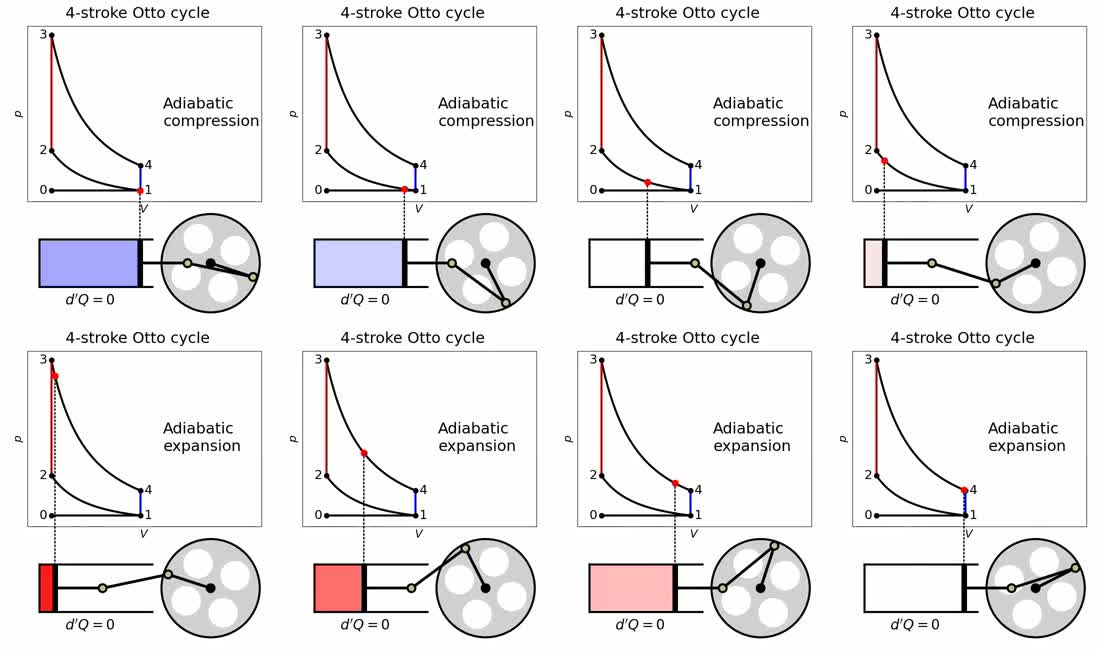
#> input picture .agents/tham-chieu/hoa-ly-dong-co-nhiet/01-nen-va-gian-doan-nhiet.jpg, 1100 x 650 px
$ python do_anh.py -i ../../.agents/tham-chieu/hoa-ly-dong-co-nhiet/01-nen-va-gian-doan-nhiet.jpg   (older library calls are emulated)
#> lines starting #> are read from the running program, lines starting #| are printed output that depends on the picture
#!/usr/bin/env python3
# -*- coding: utf-8 -*-
"""
Công cụ đo lường chất lượng hình ảnh đồ họa PBR (VERA Lab HD).
Tính toán:
- Độ sáng trung bình (Mean Luminance in [0, 1])
- % điểm cháy (Luminance > 0.98)
- % điểm đen (Luminance < 0.03)
- Độ bão hòa trung bình (Mean Saturation in [0, 1])
- % điểm rực (S > 0.6 và V > 0.5)
- Độ nét (Phương sai Laplacian)
- Mức quầng quanh cạnh (Edge halo overshoot metric)
- % điểm màu hồng tím vật liệu lỗi (Magenta missing shader)
"""

import os
import sys
import json
import argparse
import numpy as np
import cv2

REGIONS = {
    "toan_anh": (0.0, 0.0, 1.0, 1.0),
    "trung_tam": (0.25, 0.25, 0.75, 0.75),
    "nua_tren": (0.0, 0.0, 1.0, 0.5),
    "nua_duoi": (0.0, 0.5, 1.0, 1.0),
    "nua_trai": (0.0, 0.0, 0.5, 1.0),
    "nua_phai": (0.5, 0.0, 1.0, 1.0)
}

def analyze_crop(bgr_crop):
    h, w = bgr_crop.shape[:2]
    total_pixels = h * w
    if total_pixels == 0:
        return {}

    rgb = cv2.cvtColor(bgr_crop, cv2.COLOR_BGR2RGB)
    gray = cv2.cvtColor(bgr_crop, cv2.COLOR_BGR2GRAY)

    # 1. Luminance [0, 1]
    lum = (0.2126 * rgb[:, :, 0] + 0.7152 * rgb[:, :, 1] + 0.0722 * rgb[:, :, 2]) / 255.0
    mean_lum = float(np.mean(lum))
    pct_chay = float(np.mean(lum > 0.98) * 100.0)
    pct_den = float(np.mean(lum < 0.03) * 100.0)

    # 2. HSV: Saturation & Value [0, 1], Hue [0, 360]
    hsv = cv2.cvtColor(bgr_crop, cv2.COLOR_BGR2HSV)
    hue = hsv[:, :, 0].astype(np.float32) * 2.0  # 0..360
    sat = hsv[:, :, 1].astype(np.float32) / 255.0  # 0..1
    val = hsv[:, :, 2].astype(np.float32) / 255.0  # 0..1

    mean_sat = float(np.mean(sat))
    # Điểm rực: S > 0.6 và V > 0.5
    pct_ruc = float(np.mean((sat > 0.6) & (val > 0.5)) * 100.0)

    # 3. Độ nét: Phương sai Laplacian
    laplacian_var = float(cv2.Laplacian(gray, cv2.CV_64F).var())

    # 4. Mức quầng quanh cạnh (Edge halo overshoot metric)
    # Tìm cạnh sắc nét bằng Canny
    edges = cv2.Canny(gray, 60, 160)
    if np.count_nonzero(edges) > 50:
        kernel3 = np.ones((3, 3), np.uint8)
        dilated_edge = cv2.dilate(edges, kernel3, iterations=1)
        halo_zone = cv2.dilate(dilated_edge, kernel3, iterations=2) - dilated_edge
        # Đo cường độ biến thiên / vọt lố trong vùng quầng
        lap = np.abs(cv2.Laplacian(gray.astype(np.float32), cv2.CV_32F))
        halo_level = float(np.mean(lap[halo_zone > 0])) if np.count_nonzero(halo_zone) > 0 else 0.0
    else:
        halo_level = 0.0

    # 5. % điểm màu hồng tím của vật liệu lỗi (Missing shader magenta: unlit bright magenta)
    # Magenta đặc trưng: Hue 280°–340°, Saturation >= 0.75, Value >= 0.65
    is_magenta = (hue >= 280.0) & (hue <= 340.0) & (sat >= 0.75) & (val >= 0.65)
    pct_hong_tim = float(np.mean(is_magenta) * 100.0)

    return {
        "do_sang": round(mean_lum, 4),
        "pct_chay": round(pct_chay, 3),
        "pct_den": round(pct_den, 3),
        "do_bao_hoa": round(mean_sat, 4),
        "pct_ruc": round(pct_ruc, 3),
        "do_net": round(laplacian_var, 2),
        "muc_quang": round(halo_level, 3),
        "pct_hong_tim": round(pct_hong_tim, 4)
    }

def analyze_image(img_path):
    bgr = cv2.imread(img_path)
#> bgr is the input picture: shape (650, 1100, 3); mean B, G, R 236.7, 236, 237.4
    if bgr is None:
        raise ValueError(f"Không thể đọc ảnh: {img_path}")
    h, w = bgr.shape[:2]
#> h = 650; w = 1100

    res = {
        "file": os.path.basename(img_path),
        "duong_dan": os.path.abspath(img_path),
        "kich_thuoc": [w, h],
        "vung": {}
    }

    for region_name, (x0_pct, y0_pct, x1_pct, y1_pct) in REGIONS.items():
        x0, y0 = int(x0_pct * w), int(y0_pct * h)
        x1, y1 = int(x1_pct * w), int(y1_pct * h)
        crop = bgr[y0:y1, x0:x1]
        res["vung"][region_name] = analyze_crop(crop)
#> this loop made 6 passes
#> (mean_lum in analyze_crop, pct_chay in analyze_crop, pct_den in analyze_crop, mean_sat in analyze_crop, pct_ruc in analyze_crop, laplacian_var in analyze_crop, halo_level in analyze_crop, pct_hong_tim in analyze_crop) on passes 1 to 6: (0.927, 79.35, 1.37, 0.0174, 0.166, 4242.9, 8.89, 0.00028), (0.929, 79.32, 1.31, 0.0141, 0.0957, 4229.7, 8.75, 0), (0.927, 78.95, 1.37, 0.0166, 0.0601, 4289.7, 9.05, 0.00028), (0.927, 79.74, 1.38, 0.0181, 0.272, 4196, 8.72, 0.00028), (0.923, 78.51, 1.34, 0.0226, 0.268, 4232.6, 8.93, 0.00028), (0.93, 80.18, 1.41, 0.0121, 0.0641, 4253.2, 8.84, 0.00028)
#> pass 1, in analyze_crop, `gray = cv2.cvtColor(bgr_crop, cv2.COLOR_BGR2GRAY)`:
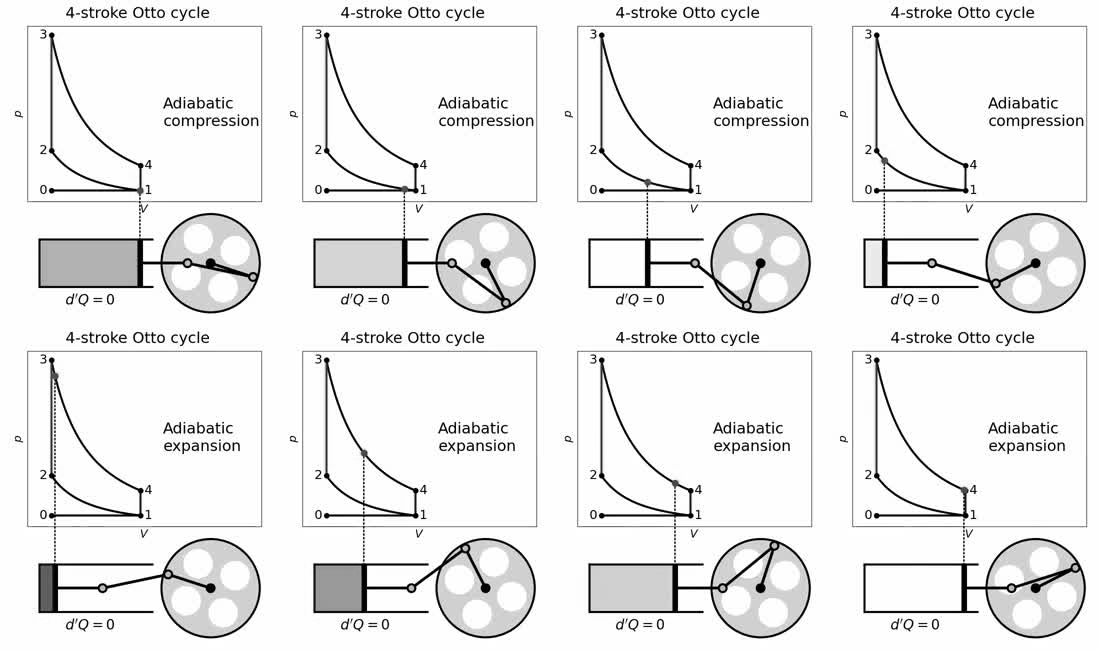
#> gray: shape (650, 1100); min 0, max 255, mean 236.5
#> after the loop:
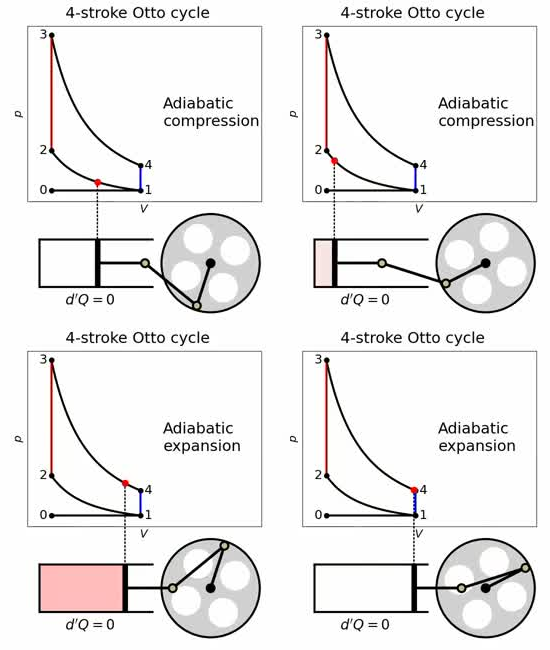
#> crop: shape (650, 550, 3); mean B, G, R 236.9, 237, 238.2
#> after the loop, res = 4 items

    # Số đo toàn ảnh ở cấp gốc để truy cập nhanh
    for k, v in res["vung"]["toan_anh"].items():
        res[k] = v
#> this loop made 8 passes
#> (k, v) on passes 1 to 8: ('do_sang', 0.927), ('pct_chay', 79.34), ('pct_den', 1.37), ('do_bao_hoa', 0.0174), ('pct_ruc', 0.166), ('do_net', 4242.9), ('muc_quang', 8.89), ('pct_hong_tim', 0.0003)
#> after the loop, res = 12 items

    return res

def check_thresholds(analysis_results, thresholds, avg_stats=None):
    """
    Kiểm tra danh sách kết quả đo với bảng khóa ngưỡng NGUONG.md:
      1. Kiểm tra từng ảnh: hồng tím = 0, cháy <= 3.0%, đen <= 2.0% (kho/tủ hút <= 5.0%),
         độ sáng [0.15, 0.85], quầng cạnh <= 6.0.
      2. Kiểm tra chỉ số trung bình toàn bộ ảnh:
         - Độ bão hòa TB <= max_do_bao_hoa (0.210)
         - % Điểm rực TB <= max_pct_ruc (3.0%)
         - Độ nét TB (Laplacian) >= min_do_net (150.0)
         - Mức quầng cạnh TB <= max_muc_quang (4.5)
         - % Điểm cháy TB <= 0.5%
         - % Điểm đen TB <= 2.0%
    """
    violations = []

    # Ngưỡng trung bình
    max_hong_tim = thresholds.get("max_pct_hong_tim", 0.001)
    max_chay_anh = thresholds.get("max_pct_chay", 3.0)
    max_den_anh = thresholds.get("max_pct_den", 5.0)
    min_do_sang = thresholds.get("min_do_sang", 0.15)
    max_do_sang = thresholds.get("max_do_sang", 0.85)
    max_ruc_tb = thresholds.get("max_pct_ruc", 3.0)
    max_bao_hoa_tb = thresholds.get("max_do_bao_hoa", 0.210)
    min_do_net_tb = thresholds.get("min_do_net", 150.0)
    max_muc_quang_tb = thresholds.get("max_muc_quang", 4.5)

    # 1. Kiểm tra từng ảnh
    for item in analysis_results:
        fname = item["file"]
        t = item["vung"]["toan_anh"] if "toan_anh" in item.get("vung", {}) else item

        if t.get("pct_hong_tim", 0) > max_hong_tim:
            violations.append(f"[{fname}] LỖI HỒNG TÍM (Missing Shader): {t['pct_hong_tim']}% > {max_hong_tim}%")
        if t.get("pct_chay", 0) > max_chay_anh:
            violations.append(f"[{fname}] LỖI CHÁY SÁNG: {t['pct_chay']}% > {max_chay_anh}%")

        # Kho / tủ hút / cửa phòng máy cho phép tối đến 5%, các góc khác <= 3.5%
        gioi_han_den = 5.0 if any(k in fname for k in ["kho", "tu_hut", "cua_phong_may", "canh_ban_inox"]) else 3.5
        if t.get("pct_den", 0) > gioi_han_den:
            violations.append(f"[{fname}] LỖI TỐI ĐEN: {t['pct_den']}% > {gioi_han_den}%")

        if t.get("do_sang", 0) < min_do_sang:
            violations.append(f"[{fname}] LỖI QUÁ TỐI: độ sáng {t['do_sang']} < {min_do_sang}")
        if t.get("do_sang", 0) > max_do_sang:
            violations.append(f"[{fname}] LỖI QUÁ CHÓI: độ sáng {t['do_sang']} > {max_do_sang}")
        if t.get("muc_quang", 0) > 7.0:
            violations.append(f"[{fname}] LỖI QUẦNG CẠNH ĐƠN LẺ NẶNG: {t['muc_quang']} > 7.0")

    # 2. Kiểm tra chỉ số trung bình toàn tập
    if avg_stats:
        if avg_stats.get("pct_hong_tim", 0) > max_hong_tim:
            violations.append(f"[TRUNG BÌNH] LỖI HỒNG TÍM: {avg_stats['pct_hong_tim']}% > {max_hong_tim}%")
        if avg_stats.get("pct_chay", 0) > 0.5:
            violations.append(f"[TRUNG BÌNH] LỖI CHÁY SÁNG TB: {avg_stats['pct_chay']}% > 0.5%")
        if avg_stats.get("pct_den", 0) > 2.0:
            violations.append(f"[TRUNG BÌNH] LỖI BẾT ĐEN TB: {avg_stats['pct_den']}% > 2.0%")
        if avg_stats.get("do_bao_hoa", 0) > max_bao_hoa_tb:
            violations.append(f"[TRUNG BÌNH] LỖI BÃO HÒA CAO: {avg_stats['do_bao_hoa']} > {max_bao_hoa_tb}")
        if avg_stats.get("pct_ruc", 0) > max_ruc_tb:
            violations.append(f"[TRUNG BÌNH] LỖI QUÁ RỰC MÀU: {avg_stats['pct_ruc']}% > {max_ruc_tb}%")
        if avg_stats.get("do_net", 0) < min_do_net_tb:
            violations.append(f"[TRUNG BÌNH] LỖI ĐỘ NÉT THẤP: {avg_stats['do_net']} < {min_do_net_tb}")
        if avg_stats.get("muc_quang", 0) > max_muc_quang_tb:
            violations.append(f"[TRUNG BÌNH] LỖI QUẦNG CẠNH CAO: {avg_stats['muc_quang']} > {max_muc_quang_tb}")

    is_pass = len(violations) == 0
    return is_pass, violations

def main():
    parser = argparse.ArgumentParser(description="Đo thông số đồ họa hình ảnh VERA Lab HD")
    parser.add_argument("--input", "-i", required=True, help="Đường dẫn file ảnh hoặc thư mục chứa ảnh PNG")
    parser.add_argument("--out", "-o", help="Đường dẫn xuất file JSON kết quả")
    parser.add_argument("--thresholds", "-t", help="File JSON chứa các ngưỡng kiểm tra")
    parser.add_argument("--check-only", action="store_true", help="Chỉ kiểm tra ngưỡng và trả exit code")
    args = parser.parse_args()

    files = []
    if os.path.isdir(args.input):
        for f in sorted(os.listdir(args.input)):
            if f.lower().endswith(".png") or f.lower().endswith(".jpg"):
                files.append(os.path.join(args.input, f))
    elif os.path.isfile(args.input):
        files.append(args.input)
    else:
        print(f"Lỗi: Không tìm thấy đường dẫn đầu vào: {args.input}", file=sys.stderr)
        sys.exit(2)

    if not files:
        print(f"Lỗi: Không tìm thấy file ảnh PNG nào trong {args.input}", file=sys.stderr)
        sys.exit(2)

    results = []
    for f in files:
        res = analyze_image(f)
#> res = 12 items
        results.append(res)

    output_data = {
        "so_luong_anh": len(results),
        "danh_sach": results
    }

    # Tính trung bình toàn bộ ảnh
    keys_to_avg = ["do_sang", "pct_chay", "pct_den", "do_bao_hoa", "pct_ruc", "do_net", "muc_quang", "pct_hong_tim"]
    avg_stats = {}
    for k in keys_to_avg:
        vals = [r[k] for r in results]
        avg_stats[k] = round(float(np.mean(vals)), 4)
#> this loop made 8 passes
#> after the loop, avg_stats = {'do_sang': 0.927, 'pct_chay': 79.34, 'pct_den': 1.37, 'do_bao_hoa': 0.0174, 'pct_ruc': 0.166, 'do_net': 4242.9, 'muc_quang': 8.89, 'pct_hong_tim': 0.0003}
    output_data["trung_binh"] = avg_stats

    thresholds = {}
    if args.thresholds and os.path.exists(args.thresholds):
        with open(args.thresholds, "r", encoding="utf-8") as tf:
            thresholds = json.load(tf)
        output_data["nguong_kiem_tra"] = thresholds

    is_pass, violations = check_thresholds(results, thresholds, avg_stats)
#> the loop in check_thresholds, `for item in analysis_results:` made 1 pass
#> (fname, gioi_han_den) on pass 1: ('01-nen-va-gian-doan-nhiet.jpg', 3.5)
#> after the loop in check_thresholds, `for item in analysis_results:`: violations = 3 items
#> in check_thresholds, `is_pass = len(violations) == 0`: is_pass = False
#> is_pass = False; violations = 5 items
    output_data["ket_qua"] = "DAT" if is_pass else "TRUOT"
    output_data["vi_pham"] = violations

    if args.out:
        os.makedirs(os.path.dirname(os.path.abspath(args.out)), exist_ok=True)
        with open(args.out, "w", encoding="utf-8") as out_f:
            json.dump(output_data, out_f, ensure_ascii=False, indent=2)
        print(f"Đã lưu kết quả đo vào: {args.out}")

    print(f"=== KẾT QUẢ ĐO ({len(results)} ảnh) ===")
#| === KẾT QUẢ ĐO (1 ảnh) ===
    print(f"Độ sáng TB: {avg_stats['do_sang']} | Cháy: {avg_stats['pct_chay']}% | Đen: {avg_stats['pct_den']}%")
#| Độ sáng TB: 0.9267 | Cháy: 79.345% | Đen: 1.373%
    print(f"Bão hòa TB: {avg_stats['do_bao_hoa']} | Rực: {avg_stats['pct_ruc']}% | Hồng tím: {avg_stats['pct_hong_tim']}%")
#| Bão hòa TB: 0.0174 | Rực: 0.166% | Hồng tím: 0.0003%
    print(f"Độ nét TB: {avg_stats['do_net']} | Quầng cạnh TB: {avg_stats['muc_quang']}")
#| Độ nét TB: 4242.88 | Quầng cạnh TB: 8.887
    print(f"TRẠNG THÁI: {'ĐẠT (PASS)' if is_pass else 'TRƯỢT (FAIL)'}")
#| TRẠNG THÁI: TRƯỢT (FAIL)

    if not is_pass:
        print(f"Số lỗi vi phạm ngưỡng ({len(violations)}):")
#| Số lỗi vi phạm ngưỡng (5):
        for v in violations[:10]:
            print(f"  - {v}")
#> this loop made 5 passes
#|   - [01-nen-va-gian-doan-nhiet.jpg] LỖI CHÁY SÁNG: 79.345% > 3.0%
#|   - [01-nen-va-gian-doan-nhiet.jpg] LỖI QUÁ CHÓI: độ sáng 0.9267 > 0.85
#|   - [01-nen-va-gian-doan-nhiet.jpg] LỖI QUẦNG CẠNH ĐƠN LẺ NẶNG: 8.887 > 7.0
#|   - [TRUNG BÌNH] LỖI CHÁY SÁNG TB: 79.345% > 0.5%
#|   - [TRUNG BÌNH] LỖI QUẦNG CẠNH CAO: 8.887 > 4.5
        if len(violations) > 10:
            print(f"  ... và {len(violations) - 10} lỗi khác")
#> (the run stopped early here; a loop or call above may not have finished)

$ run again, on .agents/tham-chieu/hoa-ly-dong-co-nhiet/03-cuoi-nen-danh-lua.jpg
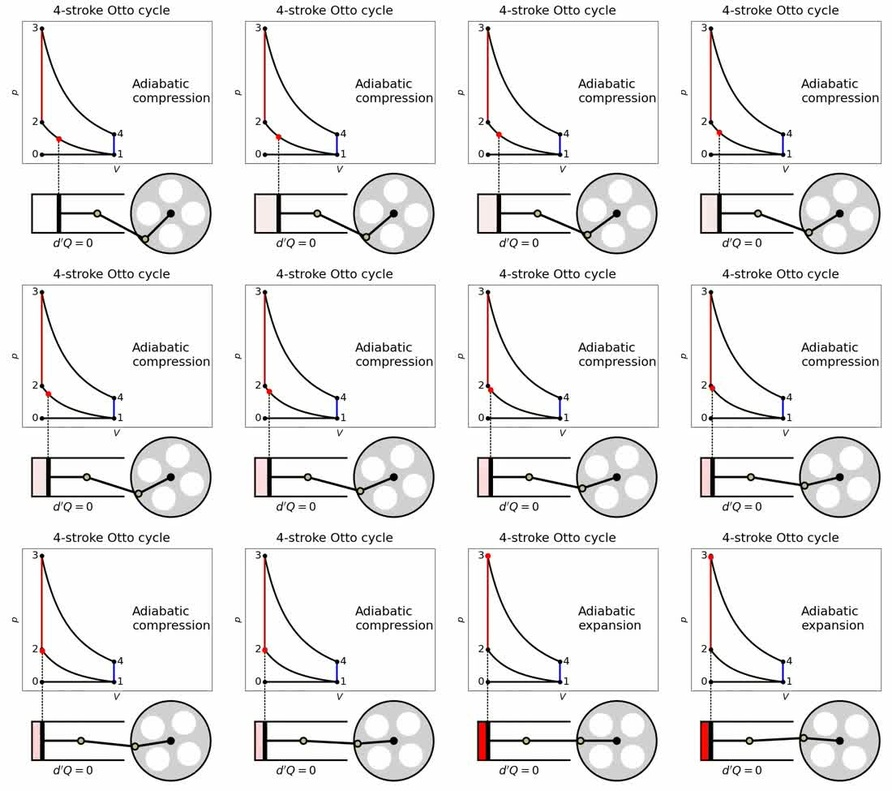
#> input picture .agents/tham-chieu/hoa-ly-dong-co-nhiet/03-cuoi-nen-danh-lua.jpg, 892 x 791 px, shrunk from 1100 x 975 before the run
#> in analyze_image, bgr is the input picture: shape (791, 892, 3); mean B, G, R 236.8, 236.9, 237.6
#> the loop in analyze_image, `for region_name, (x0_pct, y0_pct, x1_pct, y1_pct) in REGIONS.items():` made 6 passes
#> (mean_lum in analyze_crop, pct_chay in analyze_crop, pct_den in analyze_crop, mean_sat in analyze_crop, pct_ruc in analyze_crop, laplacian_var in analyze_crop, halo_level in analyze_crop) on passes 1 to 6: (0.929, 78.36, 0.994, 0.00922, 0.115, 4989.3, 8.31), (0.928, 77.73, 1.11, 0.00903, 0.0453, 4871.1, 8.27), (0.936, 79.96, 0.778, 0.00778, 0.0525, 5049.9, 8.36), (0.923, 76.76, 1.21, 0.0107, 0.177, 4946.3, 8.27), (0.93, 78.22, 0.992, 0.00818, 0.0459, 5008.2, 8.45), (0.929, 78.49, 0.996, 0.0103, 0.184, 4970.3, 8.17)
#> after the loop in analyze_image, `for region_name, (x0_pct, y0_pct, x1_pct, y1_pct) in REGIONS.items():`:
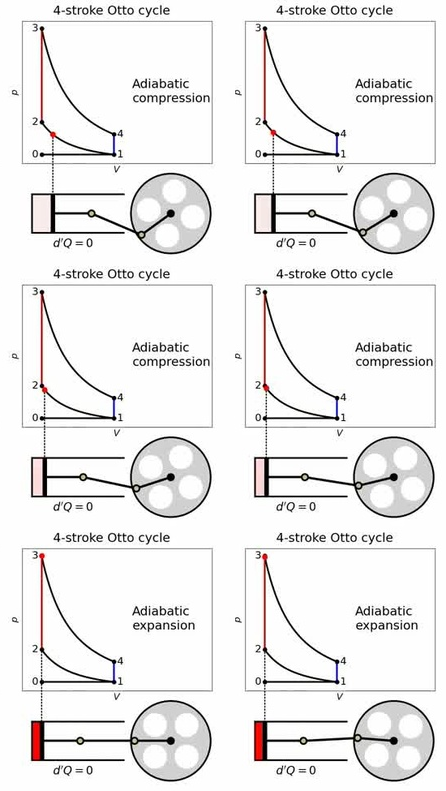
#> crop: shape (791, 446, 3); mean B, G, R 236.7, 236.7, 237.6
#> after the loop in analyze_image, `for region_name, (x0_pct, y0_pct, x1_pct, y1_pct) in REGIONS.items():`: res = 4 items
#> the loop in analyze_image, `for k, v in res["vung"]["toan_anh"].items():` made 8 passes
#> (k, v) on passes 1 to 8: ('do_sang', 0.929), ('pct_chay', 78.36), ('pct_den', 0.994), ('do_bao_hoa', 0.0092), ('pct_ruc', 0.115), ('do_net', 4989.3), ('muc_quang', 8.31), ('pct_hong_tim', 0)
#> after the loop in analyze_image, `for k, v in res["vung"]["toan_anh"].items():`: res = 12 items
#> the loop in main, `for k in keys_to_avg:` made 8 passes
#> after the loop in main, `for k in keys_to_avg:`: avg_stats = {'do_sang': 0.929, 'pct_chay': 78.36, 'pct_den': 0.994, 'do_bao_hoa': 0.0092, 'pct_ruc': 0.115, 'do_net': 4989.3, 'muc_quang': 8.31, 'pct_hong_tim': 0}
#> the loop in check_thresholds, `for item in analysis_results:` made 1 pass
#> (fname, gioi_han_den) on pass 1: ('03-cuoi-nen-danh-lua.jpg', 3.5)
#> after the loop in check_thresholds, `for item in analysis_results:`: violations = 3 items
#> in check_thresholds, `is_pass = len(violations) == 0`: is_pass = False
#> in main, `is_pass, violations = check_thresholds(results, thresholds, avg_stats)`: violations = 5 items
#| === KẾT QUẢ ĐO (1 ảnh) ===
#| Độ sáng TB: 0.9295 | Cháy: 78.355% | Đen: 0.994%
#| Bão hòa TB: 0.0092 | Rực: 0.115% | Hồng tím: 0.0%
#| Độ nét TB: 4989.26 | Quầng cạnh TB: 8.311
#| TRẠNG THÁI: TRƯỢT (FAIL)
#| Số lỗi vi phạm ngưỡng (5):
#> the loop in main, `for v in violations[:10]:` made 5 passes
#|   - [03-cuoi-nen-danh-lua.jpg] LỖI CHÁY SÁNG: 78.355% > 3.0%
#|   - [03-cuoi-nen-danh-lua.jpg] LỖI QUÁ CHÓI: độ sáng 0.9295 > 0.85
#|   - [03-cuoi-nen-danh-lua.jpg] LỖI QUẦNG CẠNH ĐƠN LẺ NẶNG: 8.311 > 7.0
#|   - [TRUNG BÌNH] LỖI CHÁY SÁNG TB: 78.355% > 0.5%
#|   - [TRUNG BÌNH] LỖI QUẦNG CẠNH CAO: 8.311 > 4.5
